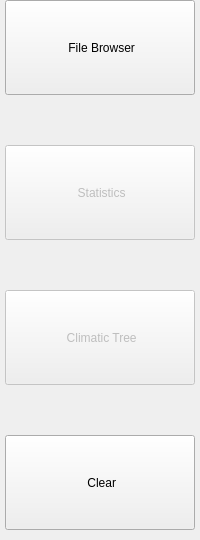
         <widget class="QFrame" name="ClimaticDataSideButtons">
          <property name="sizePolicy">
           <sizepolicy hsizetype="Maximum" vsizetype="Minimum">
            <horstretch>0</horstretch>
            <verstretch>0</verstretch>
           </sizepolicy>
          </property>
          <property name="minimumSize">
           <size>
            <width>200</width>
            <height>0</height>
           </size>
          </property>
          <property name="frameShape">
           <enum>QFrame::Shape::NoFrame</enum>
          </property>
          <property name="frameShadow">
           <enum>QFrame::Shadow::Raised</enum>
          </property>
          <layout class="QVBoxLayout" name="verticalLayout_2" stretch="1,1,1,1">
           <property name="spacing">
            <number>50</number>
           </property>
           <property name="leftMargin">
            <number>5</number>
           </property>
           <property name="topMargin">
            <number>0</number>
           </property>
           <property name="rightMargin">
            <number>5</number>
           </property>
           <property name="bottomMargin">
            <number>10</number>
           </property>
           <item>
            <widget class="QPushButton" name="fileBrowserButtonPage2">
             <property name="sizePolicy">
              <sizepolicy hsizetype="Minimum" vsizetype="Expanding">
               <horstretch>0</horstretch>
               <verstretch>0</verstretch>
              </sizepolicy>
             </property>
             <property name="minimumSize">
              <size>
               <width>0</width>
               <height>95</height>
              </size>
             </property>
             <property name="font">
              <font>
               <kerning>true</kerning>
              </font>
             </property>
             <property name="text">
              <string> File Browser</string>
             </property>
             <property name="icon">
              <iconset>
               <normaloff>:/other/Browse.svg</normaloff>:/other/Browse.svg</iconset>
             </property>
             <property name="iconSize">
              <size>
               <width>60</width>
               <height>90</height>
              </size>
             </property>
             <property name="checkable">
              <bool>false</bool>
             </property>
             <property name="flat">
              <bool>false</bool>
             </property>
            </widget>
           </item>
           <item>
            <widget class="QPushButton" name="statisticsButtonPage2">
             <property name="enabled">
              <bool>false</bool>
             </property>
             <property name="sizePolicy">
              <sizepolicy hsizetype="Minimum" vsizetype="Expanding">
               <horstretch>0</horstretch>
               <verstretch>0</verstretch>
              </sizepolicy>
             </property>
             <property name="minimumSize">
              <size>
               <width>0</width>
               <height>95</height>
              </size>
             </property>
             <property name="text">
              <string> Statistics</string>
             </property>
             <property name="icon">
              <iconset>
               <normaloff>:/inactive/statistics.svg</normaloff>:/inactive/statistics.svg</iconset>
             </property>
             <property name="iconSize">
              <size>
               <width>50</width>
               <height>50</height>
              </size>
             </property>
             <property name="flat">
              <bool>false</bool>
             </property>
            </widget>
           </item>
           <item>
            <widget class="QPushButton" name="climaticTreeButtonPage2">
             <property name="enabled">
              <bool>false</bool>
             </property>
             <property name="sizePolicy">
              <sizepolicy hsizetype="Minimum" vsizetype="Expanding">
               <horstretch>0</horstretch>
               <verstretch>0</verstretch>
              </sizepolicy>
             </property>
             <property name="minimumSize">
              <size>
               <width>0</width>
               <height>95</height>
              </size>
             </property>
             <property name="text">
              <string> Climatic Tree</string>
             </property>
             <property name="icon">
              <iconset>
               <normaloff>:/inactive/climatic.svg</normaloff>:/inactive/climatic.svg</iconset>
             </property>
             <property name="iconSize">
              <size>
               <width>70</width>
               <height>60</height>
              </size>
             </property>
             <property name="flat">
              <bool>false</bool>
             </property>
            </widget>
           </item>
           <item>
            <widget class="QPushButton" name="clearButtonPage2">
             <property name="sizePolicy">
              <sizepolicy hsizetype="Minimum" vsizetype="Expanding">
               <horstretch>0</horstretch>
               <verstretch>0</verstretch>
              </sizepolicy>
             </property>
             <property name="minimumSize">
              <size>
               <width>0</width>
               <height>95</height>
              </size>
             </property>
             <property name="font">
              <font>
               <kerning>true</kerning>
              </font>
             </property>
             <property name="text">
              <string> Clear</string>
             </property>
             <property name="icon">
              <iconset>
               <normaloff>:/other/erase.svg</normaloff>:/other/erase.svg</iconset>
             </property>
             <property name="iconSize">
              <size>
               <width>60</width>
               <height>90</height>
              </size>
             </property>
             <property name="checkable">
              <bool>false</bool>
             </property>
             <property name="flat">
              <bool>false</bool>
             </property>
            </widget>
           </item>
          </layout>
         </widget>
